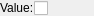
<?xml version="1.0" encoding="UTF-8"?>
<ui version="4.0">
 <class>Widget_ProxyParameter_Bool</class>
 <widget class="QWidget" name="Widget_ProxyParameter_Bool">
  <property name="geometry">
   <rect>
    <x>0</x>
    <y>0</y>
    <width>94</width>
    <height>16</height>
   </rect>
  </property>
  <property name="windowTitle">
   <string>Form</string>
  </property>
  <layout class="QHBoxLayout" name="horizontalLayout">
   <property name="spacing">
    <number>0</number>
   </property>
   <property name="leftMargin">
    <number>0</number>
   </property>
   <property name="topMargin">
    <number>0</number>
   </property>
   <property name="rightMargin">
    <number>0</number>
   </property>
   <property name="bottomMargin">
    <number>0</number>
   </property>
   <item>
    <widget class="QLabel" name="label_value">
     <property name="sizePolicy">
      <sizepolicy hsizetype="Maximum" vsizetype="Preferred">
       <horstretch>0</horstretch>
       <verstretch>0</verstretch>
      </sizepolicy>
     </property>
     <property name="text">
      <string>Value:</string>
     </property>
    </widget>
   </item>
   <item>
    <widget class="QCheckBox" name="checkBox_value">
     <property name="sizePolicy">
      <sizepolicy hsizetype="Minimum" vsizetype="Minimum">
       <horstretch>0</horstretch>
       <verstretch>0</verstretch>
      </sizepolicy>
     </property>
     <property name="text">
      <string/>
     </property>
     <property name="checked">
      <bool>false</bool>
     </property>
     <property name="autoRepeat">
      <bool>false</bool>
     </property>
     <property name="autoExclusive">
      <bool>false</bool>
     </property>
     <property name="autoRepeatInterval">
      <number>0</number>
     </property>
     <property name="tristate">
      <bool>false</bool>
     </property>
    </widget>
   </item>
  </layout>
 </widget>
 <resources/>
 <connections/>
</ui>
